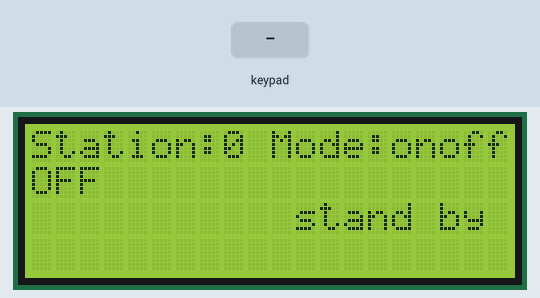
The sketch below on a simulated Arduino Mega 2560, built with avr-gcc and run on an emulated ATmega2560. Parts: 20×4 character LCD. The test bench sets the inputs (shaded band).

Above: at 2.2 s.
2.3 s: key 'a' pressed
3.8 s: keypad keys 0 0 0 * pressed 0.4 s apart
At 7.0 s:
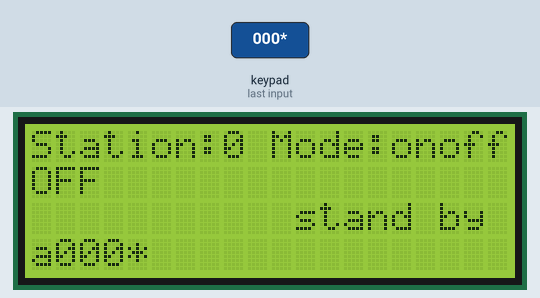
7.5 s: keypad keys 4 6 4 8 5 0 5 2 * pressed 0.4 s apart
At 12.3 s:
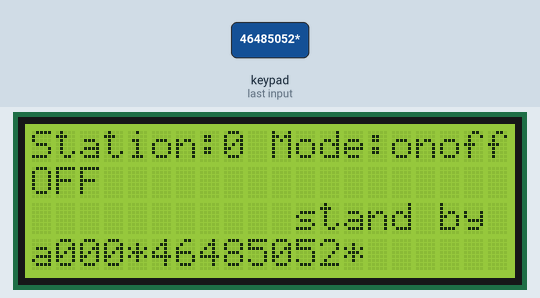
13.3 s: key '*' pressed
At 14.1 s:
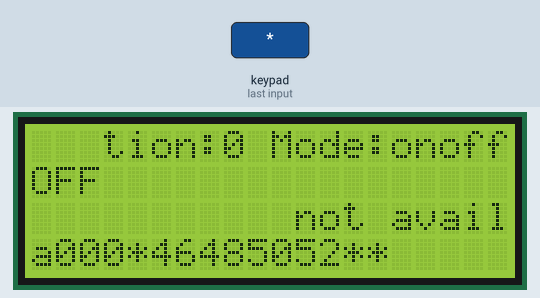
15.8 s: keypad keys 1 3 9 * pressed 0.4 s apart
At 18.5 s:
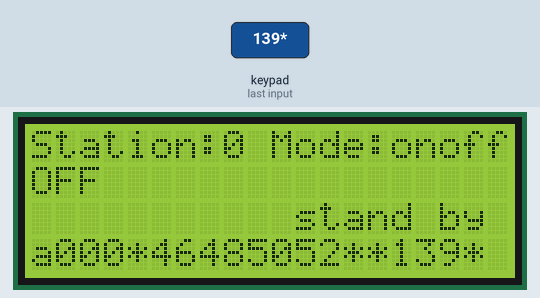
19.5 s: key 'b' pressed
Timing chart, 0 to 22.1 s (numbered marks = the images above; inputs shaded):
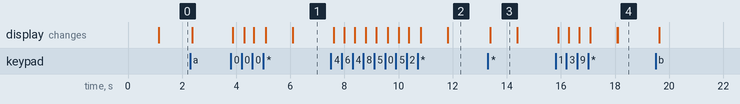

Measured:
- after the input at 3.8 s, the display: first changes after 0.08 s (image 1 shows a later state)
- after the input at 7.5 s, the display: first changes after 0.10 s (image 2 shows a later state)
- after the input at 13.3 s, the display: changes after 0.08 s (image 3)
- after the input at 15.8 s, the display: first changes after 0.11 s (image 4 shows a later state)
- what the display in image 3 shows lasts 1.0 s, from 13.4 s to 14.4 s

The sketch:

MCT.ino
```cpp
#include <LiquidCrystal_I2C.h>
#include <Keypad.h>

LiquidCrystal_I2C lcd(0x27,20,4);  // set the LCD address to 0x3F for a 16 chars and 2 line display

const byte rows = 4; //four rows
const byte cols = 4; //three columns
char keys[rows][cols] = {
  {'1','2','3','a'},
  {'4','5','6','b'},
  {'7','8','9','c'},
  {'*','0','#','d'}
};
byte rowPins[rows] = {46,48,50,52}; //connect to the row pinouts of the keypad
byte colPins[cols] = {38,40,42,44}; //connect to the column pinouts of the keypad
Keypad keypad = Keypad( makeKeymap(keys), rowPins, colPins, rows, cols );


int inputmod=0;
String input;
String output;
String mask;
String ont ="00";
String offt= "00";
String strpct="000";
int mode = 3;
int mod = 2;
int state=LOW;
String command;
String sep ="x";

int station=0;
int wifi=0;
int sub=0;

void setup() {
  Serial.begin(115200);
  lcd.init();
  lcd.clear();
  lcd.backlight();      // Make sure backlight is on
  lcd.print("Welcome!");
  delay(1000);
  lcd.setCursor(11,2);
  lcd.print("stand by ");


}

void loop() {
  char key = keypad.getKey();
  lcd.setCursor(0, 0);
  lcd.print("Station:");
  lcd.setCursor(10,0);
  lcd.print("Mode:");

  input=String(key);

  if (input == "a") {
    inputmod=1;
  } else if (input == "b") {
    inputmod=2;
  } else if (input == "c") {
    inputmod=3;
  }
  if (inputmod == 1 || inputmod == 2 || inputmod ==3 ) {
    output=output+input;
  }
  if (input == "#") {
    output.remove(0,1);
    int l = output.length();
    output.remove(l,1);
    if (inputmod ==1) {
      station=output.toInt();
    } else if (inputmod == 2) {
      mode=output.toInt();
    } else if (inputmod == 3) {
      if (mode==1) {
        ont=output.substring(0,2);
        offt=output.substring(3,5);
      } else if (mode==2) {
        strpct=output.substring(0,3);

      } else if (mode==3) {

        if (state == LOW) {
          state = HIGH;
          mod=3;
          } else {
          state = LOW;
          mod=2;
          }
      }
    }
    output="";
    inputmod=0;
  }
  if (input == "d") {
    output="";
    inputmod=0;
  }
  lcd.setCursor(8,0);
  lcd.print(station);
  lcd.setCursor(15,0);
  if (mode ==1 ) {
    lcd.print("time ");
    lcd.setCursor(0,1);
    lcd.print("ON t:");
    lcd.setCursor(5,1);
    lcd.print(ont);
    lcd.setCursor(7,1);
    lcd.print("OFF t:");
    lcd.setCursor(13,1);
    lcd.print(offt);
    lcd.setCursor(16,1);
    lcd.print("min");

  } else if (mode ==2) {
    lcd.print("level");
    lcd.setCursor(0,1);
    lcd.print("level:");
    lcd.setCursor(6,1);
    lcd.print(strpct);
    lcd.setCursor(9,1);
    lcd.print("%          ");
  } else if (mode ==3) {
    lcd.print("onoff");
    lcd.setCursor(0,1);
    if (state == LOW) {
      lcd.print("OFF                 ");
    } else {
      lcd.print("ON                  ");
    }
  }
  lcd.setCursor(0,3);
  lcd.print(output+"        ");
  sub=(station-1)%5;
  wifi=(station-1)/5;
  if (mode == 1 || mode ==2) {
    mod=mode-1;
  }
  command=sub+sep+mod+sep+strpct+sep+offt+sep+ont+sep+wifi;
  if (input == "*") {
    if (key != NO_KEY ){
    if (station <= 50 && station != 0) {
    Serial.println(command);
    lcd.setCursor(11,2);
    lcd.print("sent      ");
    delay(500);
    lcd.setCursor(11,2);
    lcd.print("stand by ");
    } else {
    lcd.setCursor(11,2);
    lcd.print("not avail");
    delay(1000);
    lcd.setCursor(11,2);
    lcd.print("stand by ");

    }

    }
  }


}
```
